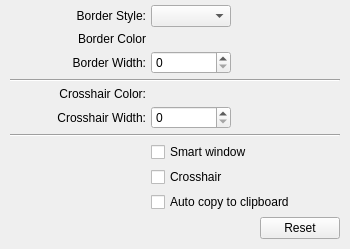
<?xml version="1.0" encoding="UTF-8"?>
<ui version="4.0">
 <class>TabInterface</class>
 <widget class="QWidget" name="TabInterface">
  <property name="geometry">
   <rect>
    <x>0</x>
    <y>0</y>
    <width>350</width>
    <height>249</height>
   </rect>
  </property>
  <property name="minimumSize">
   <size>
    <width>350</width>
    <height>249</height>
   </size>
  </property>
  <property name="windowTitle">
   <string>Form</string>
  </property>
  <layout class="QHBoxLayout" name="horizontalLayout_2">
   <property name="spacing">
    <number>0</number>
   </property>
   <property name="leftMargin">
    <number>0</number>
   </property>
   <property name="topMargin">
    <number>0</number>
   </property>
   <property name="rightMargin">
    <number>0</number>
   </property>
   <property name="bottomMargin">
    <number>0</number>
   </property>
   <item>
    <layout class="QGridLayout" name="gridLayout" rowstretch="0,0,0,0,0,0,0,0,0,0,0,0" columnstretch="7,0,0">
     <property name="leftMargin">
      <number>10</number>
     </property>
     <property name="topMargin">
      <number>5</number>
     </property>
     <property name="rightMargin">
      <number>10</number>
     </property>
     <property name="bottomMargin">
      <number>10</number>
     </property>
     <property name="spacing">
      <number>5</number>
     </property>
     <item row="0" column="0">
      <widget class="QLabel" name="label">
       <property name="text">
        <string>Border Style:</string>
       </property>
       <property name="alignment">
        <set>Qt::AlignRight|Qt::AlignTrailing|Qt::AlignVCenter</set>
       </property>
      </widget>
     </item>
     <item row="6" column="0" colspan="3">
      <widget class="Line" name="line_2">
       <property name="orientation">
        <enum>Qt::Horizontal</enum>
       </property>
      </widget>
     </item>
     <item row="3" column="0" colspan="3">
      <widget class="Line" name="line">
       <property name="maximumSize">
        <size>
         <width>16777215</width>
         <height>3</height>
        </size>
       </property>
       <property name="orientation">
        <enum>Qt::Horizontal</enum>
       </property>
      </widget>
     </item>
     <item row="0" column="1">
      <widget class="QComboBox" name="comboBox">
       <property name="maximumSize">
        <size>
         <width>80</width>
         <height>16777215</height>
        </size>
       </property>
      </widget>
     </item>
     <item row="2" column="1">
      <widget class="QSpinBox" name="spinBox">
       <property name="maximumSize">
        <size>
         <width>80</width>
         <height>16777215</height>
        </size>
       </property>
       <property name="maximum">
        <number>100</number>
       </property>
      </widget>
     </item>
     <item row="9" column="1">
      <widget class="QCheckBox" name="checkBox_3">
       <property name="text">
        <string>Auto copy to clipboard</string>
       </property>
      </widget>
     </item>
     <item row="2" column="0">
      <widget class="QLabel" name="label_3">
       <property name="text">
        <string>Border Width:</string>
       </property>
       <property name="alignment">
        <set>Qt::AlignRight|Qt::AlignTrailing|Qt::AlignVCenter</set>
       </property>
      </widget>
     </item>
     <item row="4" column="0">
      <widget class="QLabel" name="label_5">
       <property name="text">
        <string>Crosshair Color:</string>
       </property>
       <property name="alignment">
        <set>Qt::AlignRight|Qt::AlignTrailing|Qt::AlignVCenter</set>
       </property>
      </widget>
     </item>
     <item row="11" column="0" colspan="3">
      <layout class="QHBoxLayout" name="horizontalLayout" stretch="7,3">
       <property name="spacing">
        <number>0</number>
       </property>
       <item>
        <spacer name="horizontalSpacer_2">
         <property name="orientation">
          <enum>Qt::Horizontal</enum>
         </property>
         <property name="sizeHint" stdset="0">
          <size>
           <width>40</width>
           <height>20</height>
          </size>
         </property>
        </spacer>
       </item>
       <item>
        <widget class="QPushButton" name="pushButton">
         <property name="maximumSize">
          <size>
           <width>80</width>
           <height>16777215</height>
          </size>
         </property>
         <property name="text">
          <string>Reset</string>
         </property>
        </widget>
       </item>
      </layout>
     </item>
     <item row="0" column="2">
      <spacer name="horizontalSpacer">
       <property name="orientation">
        <enum>Qt::Horizontal</enum>
       </property>
       <property name="sizeHint" stdset="0">
        <size>
         <width>40</width>
         <height>20</height>
        </size>
       </property>
      </spacer>
     </item>
     <item row="5" column="1">
      <widget class="QSpinBox" name="spinBox_2">
       <property name="maximumSize">
        <size>
         <width>80</width>
         <height>16777215</height>
        </size>
       </property>
       <property name="maximum">
        <number>100</number>
       </property>
      </widget>
     </item>
     <item row="1" column="0">
      <widget class="QLabel" name="label_2">
       <property name="text">
        <string>Border Color</string>
       </property>
       <property name="alignment">
        <set>Qt::AlignRight|Qt::AlignTrailing|Qt::AlignVCenter</set>
       </property>
      </widget>
     </item>
     <item row="10" column="1">
      <spacer name="verticalSpacer">
       <property name="orientation">
        <enum>Qt::Vertical</enum>
       </property>
       <property name="sizeHint" stdset="0">
        <size>
         <width>20</width>
         <height>40</height>
        </size>
       </property>
      </spacer>
     </item>
     <item row="7" column="1">
      <widget class="QCheckBox" name="checkBox_2">
       <property name="text">
        <string>Smart window</string>
       </property>
      </widget>
     </item>
     <item row="8" column="1">
      <widget class="QCheckBox" name="checkBox">
       <property name="text">
        <string>Crosshair</string>
       </property>
      </widget>
     </item>
     <item row="5" column="0">
      <widget class="QLabel" name="label_6">
       <property name="text">
        <string>Crosshair Width:</string>
       </property>
       <property name="alignment">
        <set>Qt::AlignRight|Qt::AlignTrailing|Qt::AlignVCenter</set>
       </property>
      </widget>
     </item>
    </layout>
   </item>
  </layout>
 </widget>
 <resources/>
 <connections/>
</ui>
